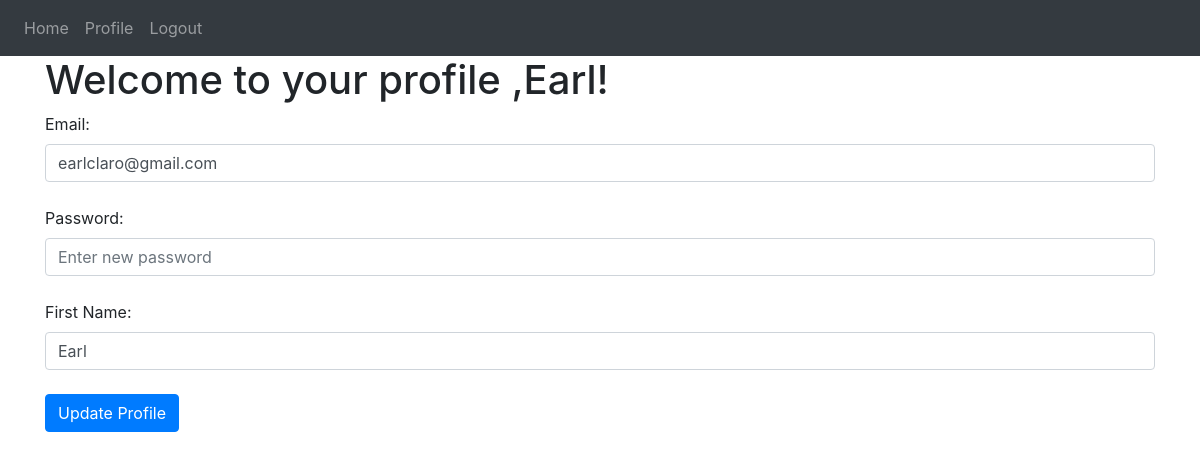
The app's page /profile (signed in), older data.
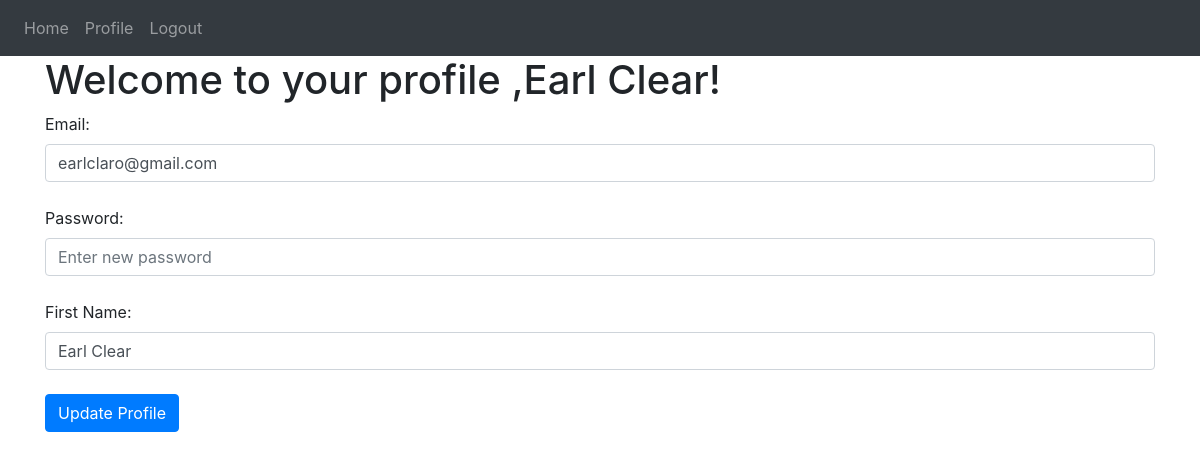
The same page, newer data.
### website/models.py (models this page shows)
class User(db.Model, UserMixin):
    id = db.Column(db.Integer, primary_key=True)
    email = db.Column(db.String(150), unique=True)
    password = db.Column(db.String(150))
    first_name = db.Column(db.String(150))
    notes = db.relationship('Note')

### website/views.py (the view)
@views.route('/profile')
@login_required
def profile():
    return render_template("profile.html", user=current_user)

### website/__init__.py (called while the page is built)
def create_app():
    app = Flask(__name__)
    app.config['SECRET_KEY'] = 'hjshjhdjah kjshkjdhjs'
    app.config['SQLALCHEMY_DATABASE_URI'] = f'sqlite:///{DB_NAME}'
    db.init_app(app)
    from .views import views
    from .auth import auth
    app.register_blueprint(views, url_prefix='/')
    app.register_blueprint(auth, url_prefix='/')
    from .models import User, Note
    with app.app_context():
        db.create_all()
    login_manager = LoginManager()
    login_manager.login_view = 'auth.login'
    login_manager.init_app(app)
    @login_manager.user_loader
    def load_user(id):
        return User.query.get(int(id))
    return app

### website/templates/profile.html (shortened to what this page needs)
{% extends "base.html" %}
{% block content %}
    <h1>Welcome to your profile ,{{ user.first_name }}!</h1>
    <form method="POST" action="/update-profile">
        <label for="email">Email:</label>
        <input type="text" id="email" class="form-control" name="email" value="{{ user.email }}" required>
        <br>
        <label for="password">Password:</label>
        <input type="password" id="password" class="form-control" name="password" placeholder="Enter new password">
        <br>
        <label for="first_name">First Name:</label>
        <input type="text" id="first_name" class="form-control" name="first_name" value="{{ user.first_name }}" required>
        <br>
        <button type="submit" class="btn btn-primary">Update Profile</button>
    </form>
{% endblock %}

Row changes from the older to the newer data that the page shows:
changed User "earlclaro@gmail.com": first_name "Earl" → "Earl Clear"
